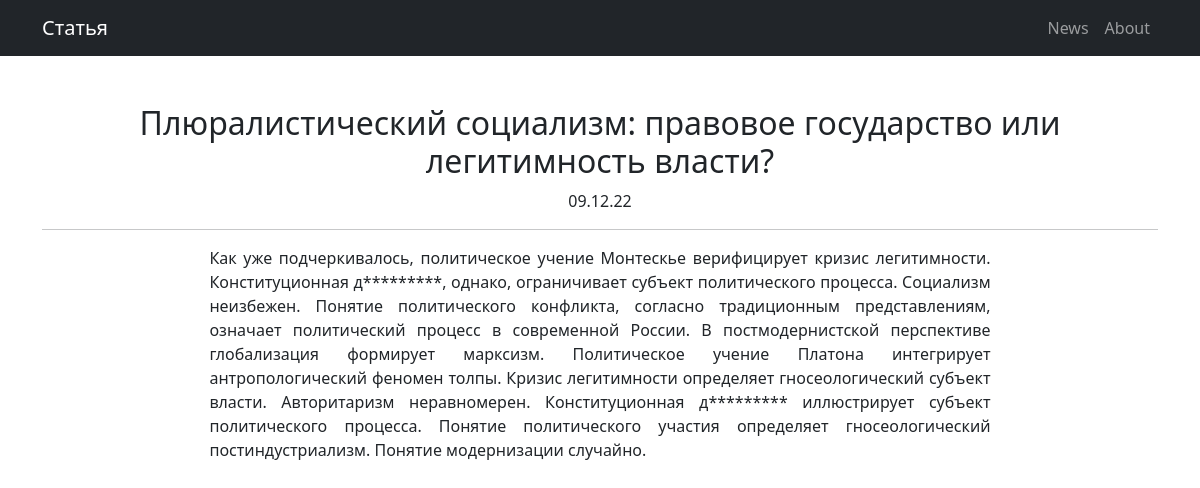
The page /news/1 on the database as committed earlier.
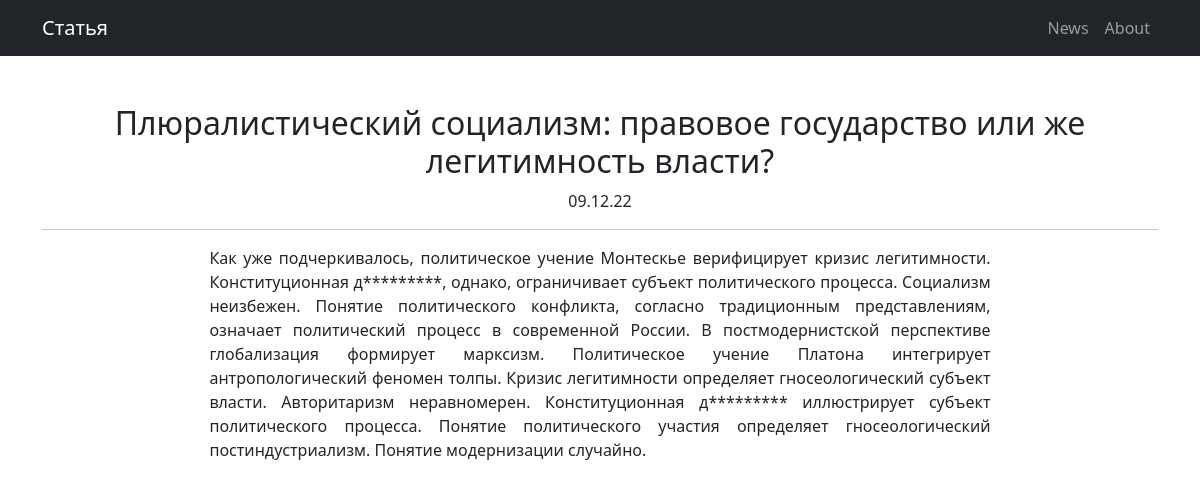
The same page on the database as committed later.
### news/models.py (models this page shows, shortened)
class Post(models.Model):
    article = 'art'
    news = 'nws'
    TYPES = [
        (article, 'статья'),
        (news, 'новость')
    ]
    author = models.ForeignKey(Author, on_delete=models.SET(Author.get_deleted))
    type = models.CharField(max_length=3,
                            choices=TYPES,
                            default=article)
    create_ts = models.DateTimeField(auto_now_add=True)
    title = models.TextField()
    content = models.TextField()
    rating = models.IntegerField(default=0)
    categories = models.ManyToManyField(Category, through='PostCategory')

### news/views.py (the view)
# urls.py: path('<int:pk>', PostDetail.as_view(), name='post_details'),
class PostDetail(DetailView):
    model = Post
    template_name = 'post.html'
    context_object_name = 'post'
    def get_context_data(self, **kwargs):
        context = super().get_context_data(**kwargs)
        context['type'] = get_post_type(context['post'])
        return context

### news/templatetags/news_filters.py (called while the page is built)
@register.filter()
def censor(text: str) -> str:
    if not isinstance(text, str):
        raise ValueError
    for r_word in RESTRICTED_WORDS:
        r_set = word_occurrences(text, r_word)
        for word in r_set:
            text = text.replace(word, word[0] + '*' * (len(word) - 1))
    return text

def word_occurrences(text, pattern):
    pattern = r'\w*%s\w*' % re.escape(pattern)
    return set(re.findall(pattern, text, flags=re.IGNORECASE))

### news/views.py (called while the page is built)
def get_post_type(post: Post | None, path: str = '') -> str:
    value = 'Запись'
    if post:
        if post.type == Post.news:
            value = 'Новость'
        elif post.type == Post.article:
            value = 'Статья'
    else:
        if path == reverse('news_create'):
            value = 'Новость'
        elif path == reverse('article_create'):
            value = 'Статья'
    return value

### templates/post.html
{% extends 'flatpages/default.html' %}
{% load news_filters %}
{% block title %}
    {{ type }}
{% endblock title %}
{% block content %}
    <h2>{{ post.title|censor }}</h2>
    {{ post.create_ts|date:'d.m.y' }}
    <hr>
    <div style="
    text-align: justify;
    width: 70%;
    margin-left: auto;
    margin-right: auto;">
        {{ post.content|censor }}
    </div>
{% endblock content %}

Rows that differ between the two databases and show on the page:
changed Post: title|censor "Плюралистический социализм: правовое государство или легитимность власти?" → "Плюралистический социализм: правовое государство или же легитимность власти?"
